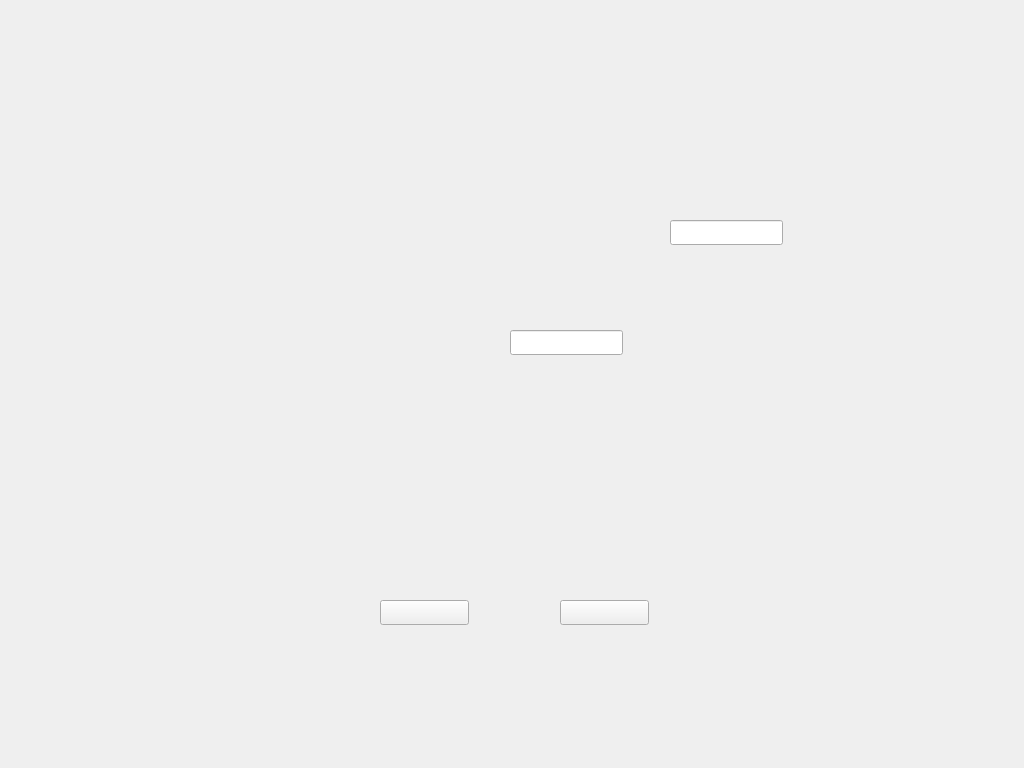
<?xml version="1.0" encoding="UTF-8"?>
<ui version="4.0">
 <class>LoginSystem</class>
 <widget class="QWidget" name="LoginSystem">
  <property name="geometry">
   <rect>
    <x>0</x>
    <y>0</y>
    <width>1024</width>
    <height>768</height>
   </rect>
  </property>
  <property name="windowTitle">
   <string>Form</string>
  </property>
  <widget class="QPushButton" name="pushButton_Login">
   <property name="geometry">
    <rect>
     <x>380</x>
     <y>600</y>
     <width>89</width>
     <height>25</height>
    </rect>
   </property>
   <property name="text">
    <string/>
   </property>
  </widget>
  <widget class="QPushButton" name="pushButton_Cancel">
   <property name="geometry">
    <rect>
     <x>560</x>
     <y>600</y>
     <width>89</width>
     <height>25</height>
    </rect>
   </property>
   <property name="text">
    <string/>
   </property>
  </widget>
  <widget class="QWidget" name="widget_KeyBoard" native="true">
   <property name="geometry">
    <rect>
     <x>250</x>
     <y>450</y>
     <width>651</width>
     <height>111</height>
    </rect>
   </property>
  </widget>
  <widget class="QLineEdit" name="lineEdit_User">
   <property name="geometry">
    <rect>
     <x>670</x>
     <y>220</y>
     <width>113</width>
     <height>25</height>
    </rect>
   </property>
   <property name="font">
    <font>
     <family>SimSun</family>
    </font>
   </property>
  </widget>
  <widget class="QLineEdit" name="lineEdit_Password">
   <property name="geometry">
    <rect>
     <x>510</x>
     <y>330</y>
     <width>113</width>
     <height>25</height>
    </rect>
   </property>
   <property name="echoMode">
    <enum>QLineEdit::Password</enum>
   </property>
  </widget>
 </widget>
 <resources/>
 <connections/>
</ui>
